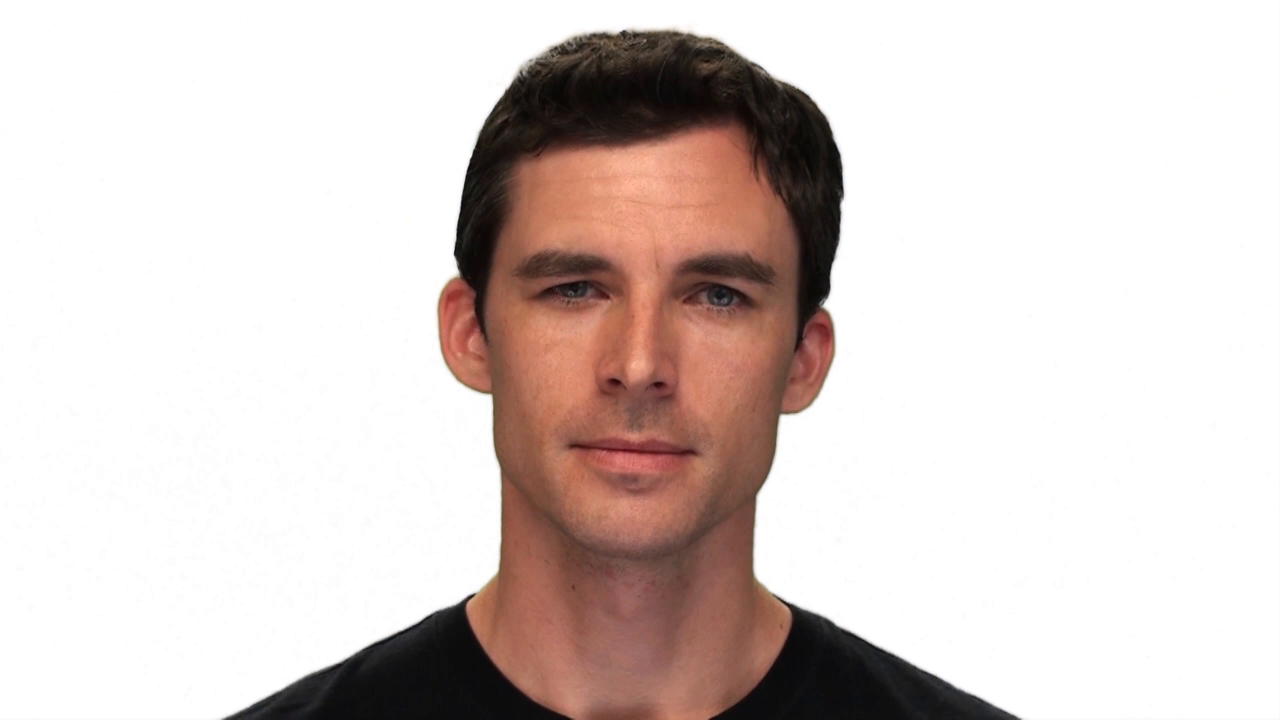
#> input picture frame 9 of Emotion-Detection-master/sample_videos/neutral.mp4, 1280 x 720 px
$ python build_fer_style_samples.py
#> lines starting #> are read from the running program, lines starting #| are printed output that depends on the picture
from pathlib import Path

import cv2


ROOT = Path(__file__).resolve().parent
OUTPUT_DIR = ROOT / "fer_style"
FACE_CASCADE = cv2.CascadeClassifier(
    cv2.data.haarcascades + "haarcascade_frontalface_default.xml"
)


def detect_primary_face(frame):
    gray = cv2.cvtColor(frame, cv2.COLOR_BGR2GRAY)
    faces = FACE_CASCADE.detectMultiScale(
        gray,
        scaleFactor=1.2,
        minNeighbors=6,
        minSize=(70, 70),
    )
    if len(faces) == 0:
        return None
    return max(faces, key=lambda box: box[2] * box[3])


def crop_face(frame, face_box):
    x, y, w, h = face_box
    pad_x = int(w * 0.22)
    pad_y = int(h * 0.25)

    x1 = max(0, x - pad_x)
    y1 = max(0, y - pad_y)
    x2 = min(frame.shape[1], x + w + pad_x)
    y2 = min(frame.shape[0], y + h + pad_y)

    return frame[y1:y2, x1:x2]


def fer_style_frame(frame, previous_face=None):
    face_box = detect_primary_face(frame)
    if face_box is None:
        face_box = previous_face
    if face_box is None:
        return frame, previous_face

    face = crop_face(frame, face_box)
    face = cv2.cvtColor(face, cv2.COLOR_BGR2GRAY)
    face = cv2.equalizeHist(face)
    face = cv2.resize(face, (256, 256))
    face = cv2.cvtColor(face, cv2.COLOR_GRAY2BGR)
    return face, face_box


def build_video(source_path, target_path):
    capture = cv2.VideoCapture(str(source_path))
    fps = capture.get(cv2.CAP_PROP_FPS) or 20.0

    writer = cv2.VideoWriter(
        str(target_path),
        cv2.VideoWriter_fourcc(*"mp4v"),
        fps,
        (256, 256),
    )

    previous_face = None
    frame_count = 0

    while True:
        success, frame = capture.read()
        if not success:
            break

        output_frame, previous_face = fer_style_frame(frame, previous_face)
        writer.write(output_frame)
        frame_count += 1

    capture.release()
    writer.release()
    return frame_count


def main():
    OUTPUT_DIR.mkdir(exist_ok=True)

    for source_path in sorted(ROOT.glob("*.mp4")):
        target_path = OUTPUT_DIR / source_path.name
        frame_count = build_video(source_path, target_path)
#> in build_video, frame is the input picture: shape (720, 1280, 3); mean B, G, R 203.5, 206.9, 218.1
#> in detect_primary_face, `gray = cv2.cvtColor(frame, cv2.COLOR_BGR2GRAY)`:
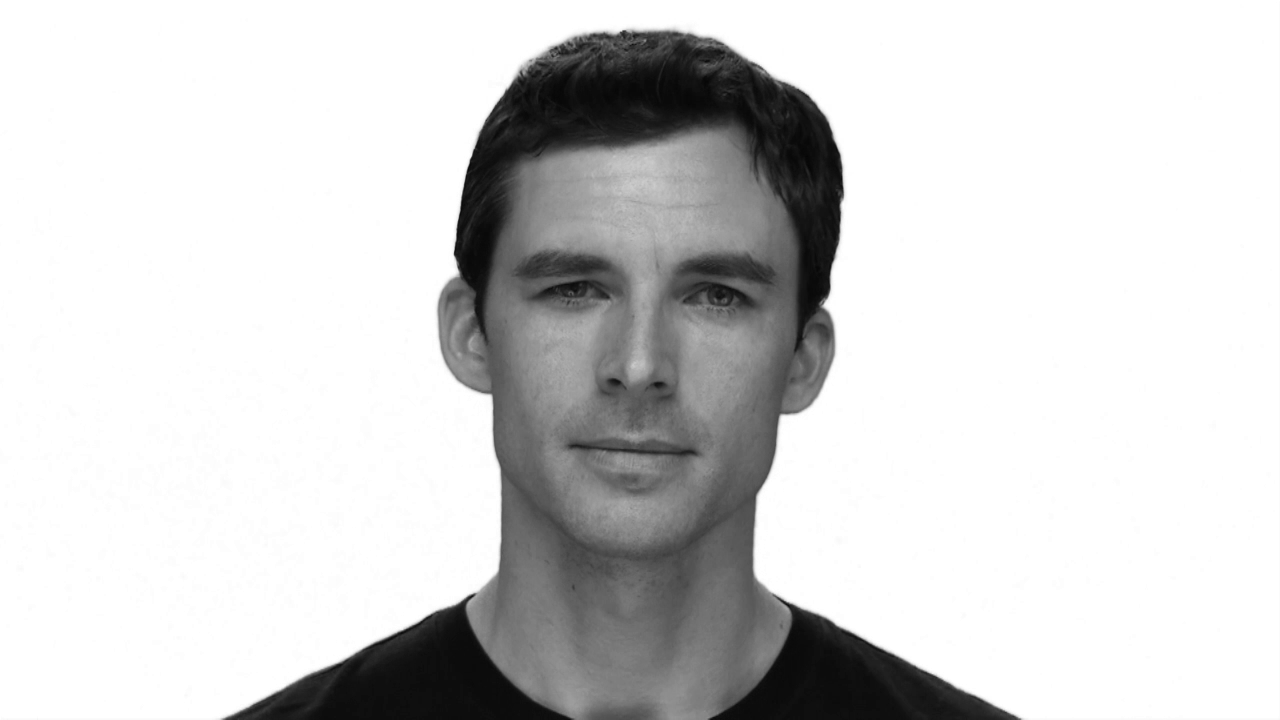
#> gray: shape (720, 1280); min 5, max 255, mean 209.9
#> in detect_primary_face, `faces = FACE_CASCADE.detectMultiScale( gray, scaleFactor=1.2, minNeigh..`: faces = [[448, 140, 391, 391]]
#> in fer_style_frame, `face_box = detect_primary_face(frame)`: face_box = [448, 140, 391, 391]
#> in crop_face, `x, y, w, h = face_box`: x = 448; y = 140; w = 391
#> in crop_face, `pad_x = int(w * 0.22)`: pad_x = 86
#> in crop_face, `pad_y = int(h * 0.25)`: pad_y = 97
#> in crop_face, `x1 = max(0, x - pad_x)`: x1 = 362
#> in crop_face, `y1 = max(0, y - pad_y)`: y1 = 43
#> in crop_face, `x2 = min(frame.shape[1], x + w + pad_x)`: x2 = 925
#> in crop_face, `y2 = min(frame.shape[0], y + h + pad_y)`: y2 = 628
#> in crop_face, `return frame[y1:y2, x1:x2]`:
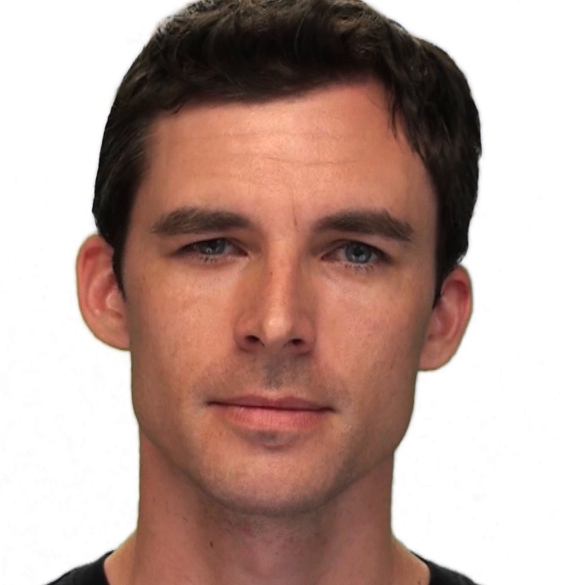
#> returned value: shape (585, 563, 3); mean of channels 0, 1, 2 147.5, 155.9, 183.3; drawn as B, G, R
#> in fer_style_frame, `face = cv2.cvtColor(face, cv2.COLOR_BGR2GRAY)`:
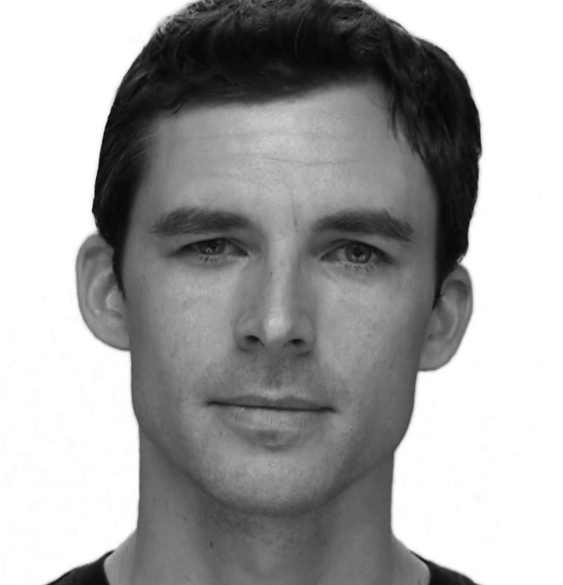
#> face: shape (585, 563); min 5, max 255, mean 163.2
#> in fer_style_frame, `face = cv2.equalizeHist(face)`:
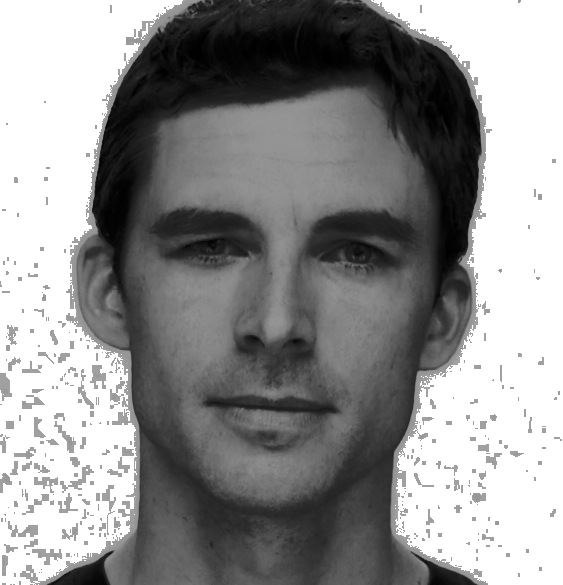
#> face: shape (585, 563); min 0, max 255, mean 145.2
#> in fer_style_frame, `face = cv2.resize(face, (256, 256))`:
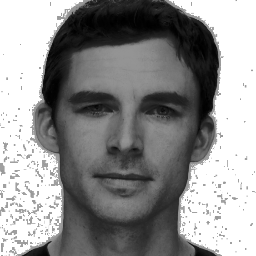
#> face: shape (256, 256); min 0, max 255, mean 145.2
#> in build_video, `output_frame, previous_face = fer_style_frame(frame, previous_face)`: previous_face = [448, 140, 391, 391]
        print(f"built {target_path.name} ({frame_count} frames)")


if __name__ == "__main__":
    main()

$ run again, starting later in the video
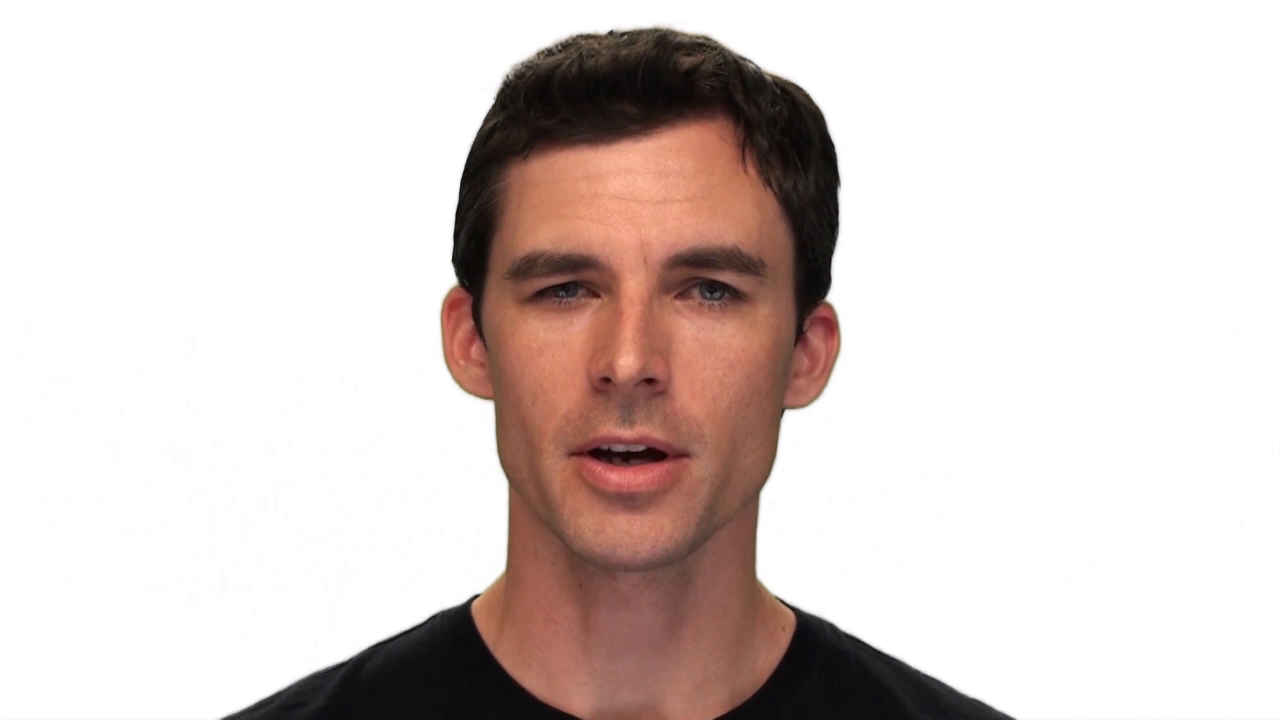
#> input picture frame 44 of Emotion-Detection-master/sample_videos/neutral.mp4, 1280 x 720 px
#> in build_video, frame is the input picture: shape (720, 1280, 3); mean B, G, R 203.7, 207, 218.2
#> in detect_primary_face, `gray = cv2.cvtColor(frame, cv2.COLOR_BGR2GRAY)`:
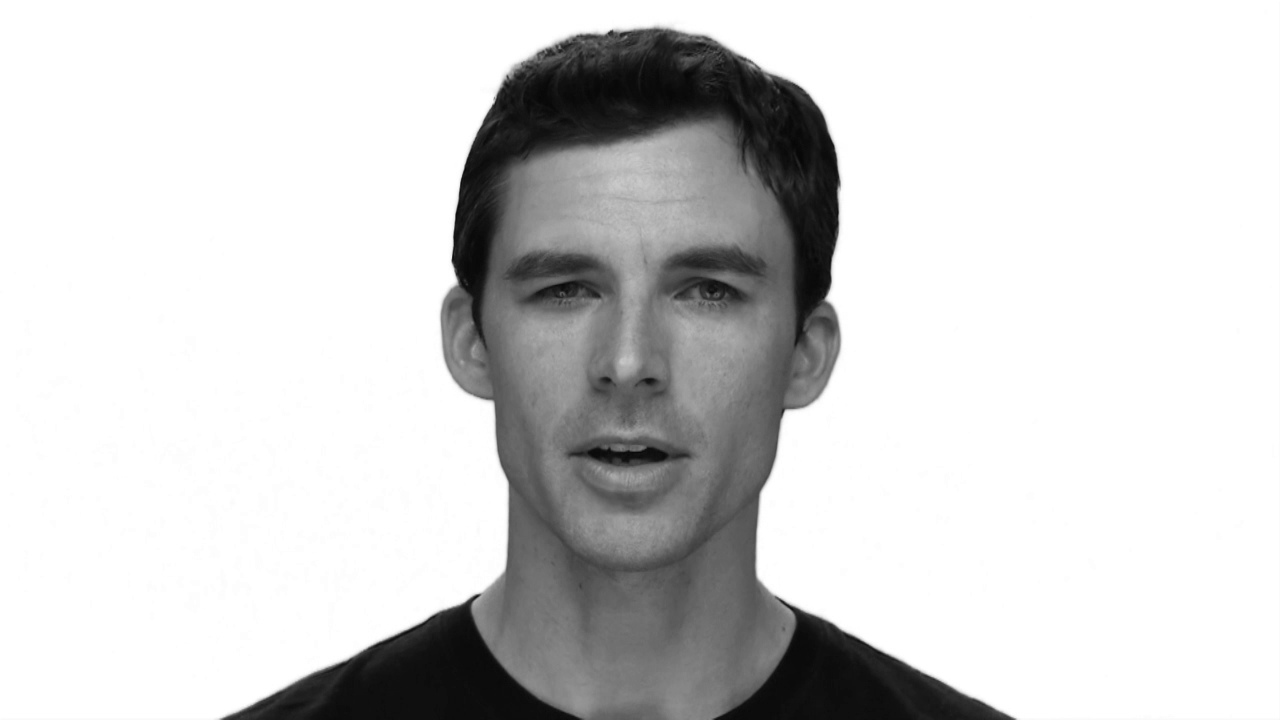
#> gray: shape (720, 1280); min 7, max 255, mean 210
#> faces = [[438, 134, 392, 392]]
#> face_box = [438, 134, 392, 392]
#> x = 438; y = 134; w = 392
#> pad_x = 86
#> pad_y = 98
#> x1 = 352
#> y1 = 36
#> x2 = 916
#> y2 = 624
#> in fer_style_frame, `face = cv2.resize(face, (256, 256))`:
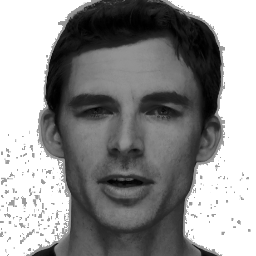
#> face: shape (256, 256); min 0, max 255, mean 146.5
#> previous_face = [438, 134, 392, 392]

$ run again, starting later in the video
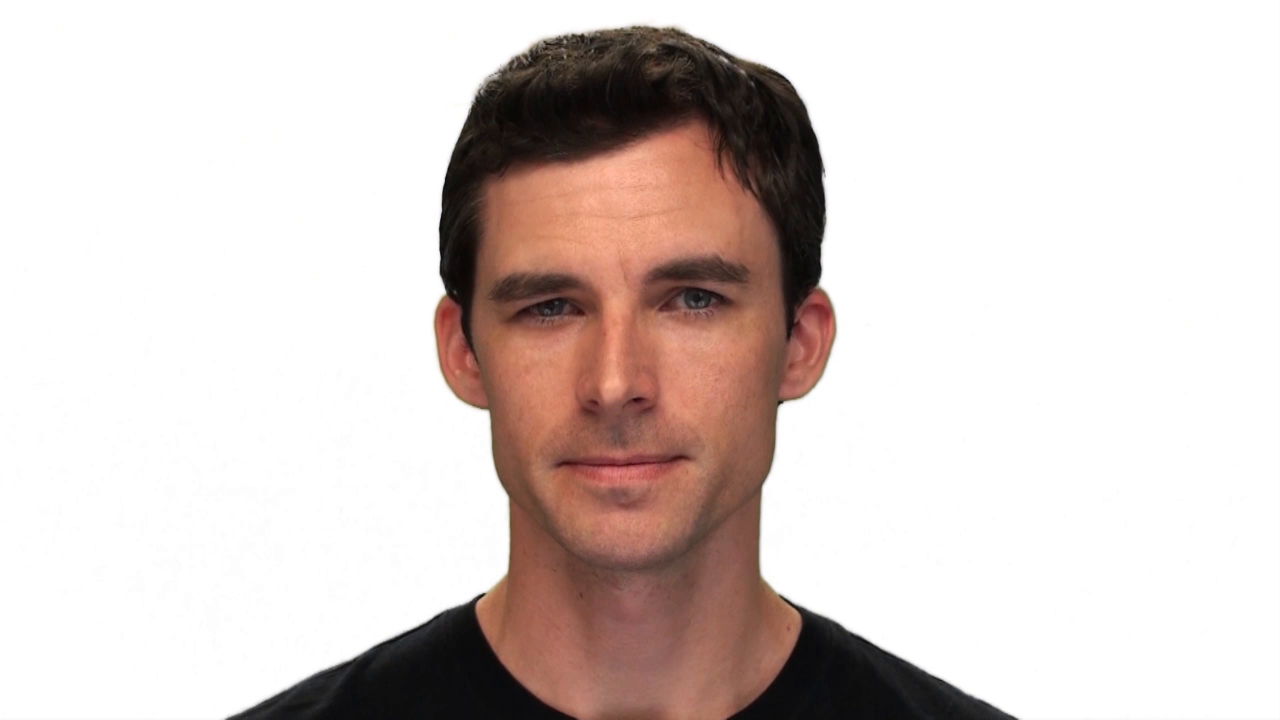
#> input picture frame 79 of Emotion-Detection-master/sample_videos/neutral.mp4, 1280 x 720 px
#> in build_video, frame is the input picture: shape (720, 1280, 3); mean B, G, R 203.2, 206.6, 217.6
#> in detect_primary_face, `gray = cv2.cvtColor(frame, cv2.COLOR_BGR2GRAY)`:
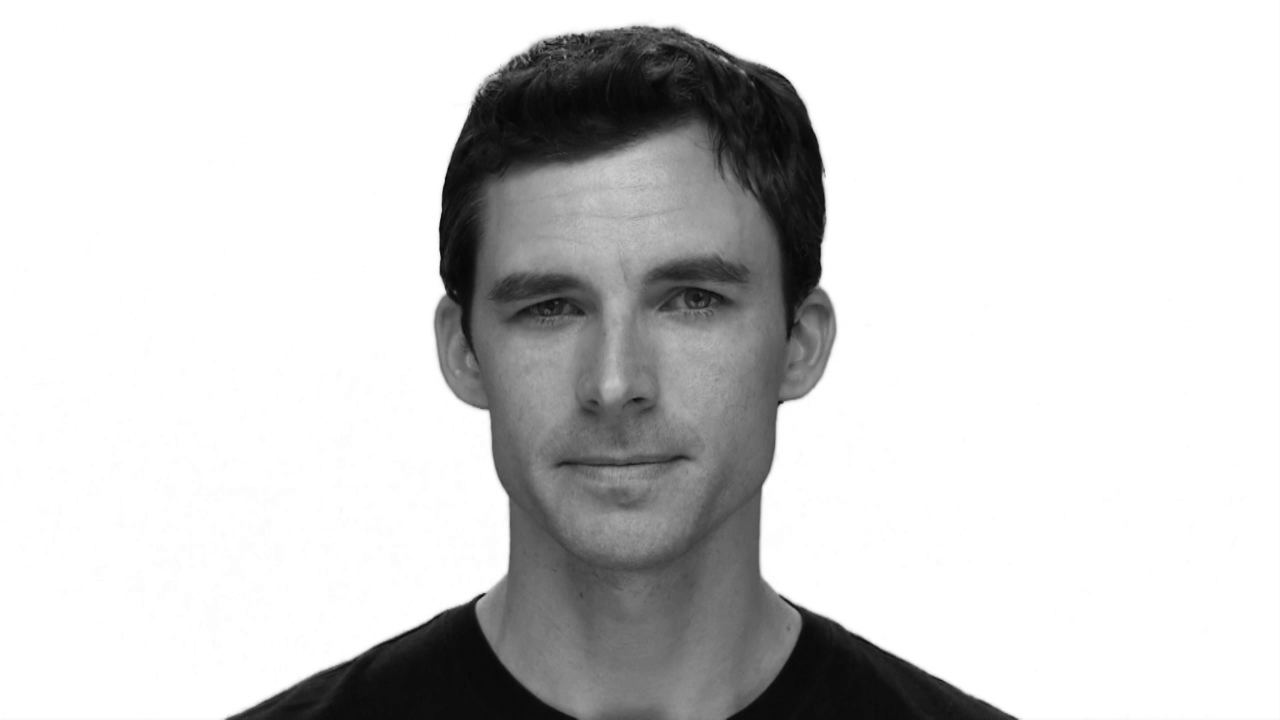
#> gray: shape (720, 1280); min 5, max 255, mean 209.5
#> faces = [[416, 143, 407, 407]]
#> face_box = [416, 143, 407, 407]
#> x = 416; y = 143; w = 407
#> pad_x = 89
#> pad_y = 101
#> x1 = 327
#> y1 = 42
#> x2 = 912
#> y2 = 651
#> in fer_style_frame, `face = cv2.resize(face, (256, 256))`:
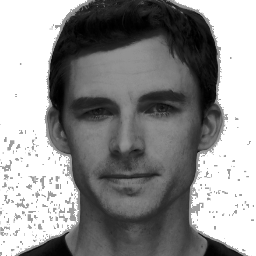
#> face: shape (256, 256); min 0, max 255, mean 146.2
#> previous_face = [416, 143, 407, 407]
